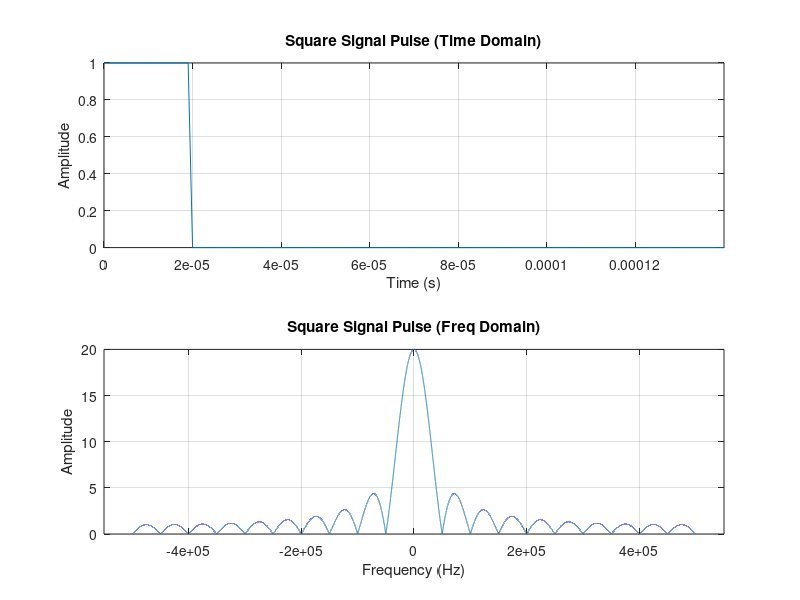
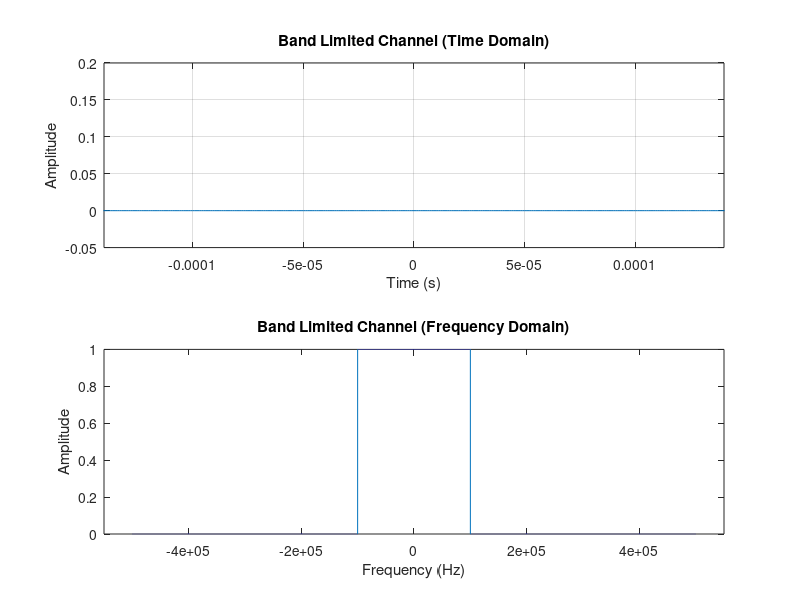
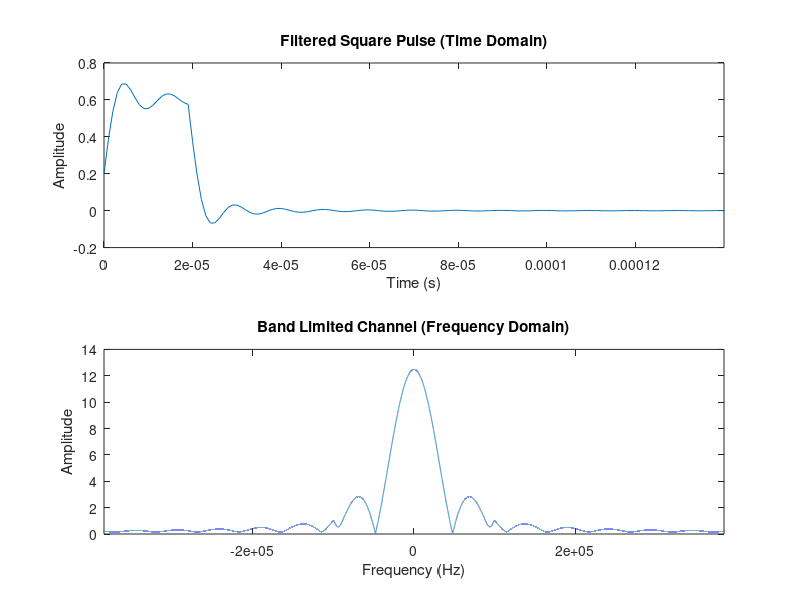
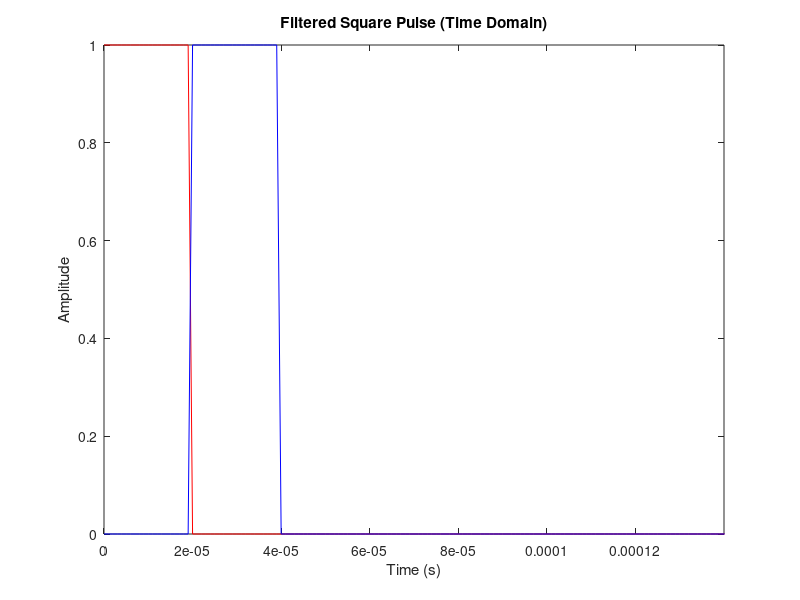

Source code (MATLAB) for these figures, in order:

fs = 1e6; % Sampling frequency
N = 1e5;  % Total number of Samples
Ts = 1/fs; % Sampling Time
t = (0:N-1)*Ts; % Main Time Axis
f_axis = -fs/2:fs/N:fs/2-1/N; % Generating f_axis for the pulse
TIME_AXIS_SIZE = length(t); % The length of the time axis


% Channel bandwidth frequency
B = 100 * 10^3;

%----------------------------------------------------------------------------
% Graph Specs
f_limit = fs * 0.55;
t_limit = (2/B)*1.4;


%-----------------------------------------------------------------------------
% Generate Square pulse in Time Domain

N_square_pulse = (2/B) * fs; % Number of samples in the square pulse
first_square_pulse = ones(1, N_square_pulse); % Generate Train of ones

% Put the square signal on the main time axis
first_square_pulse = [first_square_pulse zeros(1, N - N_square_pulse)];  

% Square pulse in the freq domain
square_pulse_freq = fftshift(fft(first_square_pulse)); 


figure
subplot(2,1,1)

% Plot the pulse in time domain
plot(t,first_square_pulse)
grid on
xlim([0 t_limit * 5])
xlabel('Time (s)')
ylabel('Amplitude')
title('Square Signal Pulse (Time Domain)')

% Plot the pulse in freq domain
subplot(2,1,2)
plot(f_axis, abs(square_pulse_freq))
grid on
xlim([-f_limit f_limit])
xlabel('Frequency (Hz)')
ylabel('Amplitude')
title('Square Signal Pulse (Freq Domain)')

%-----------------------------------------------------------------------------
% Generate The Band Limited Channel

% Generate the filter in freq domain
bl_channel_freq = rectpuls(f_axis , 2*B);

% Get the channel in the time domain
bl_channel = real(ifft(ifftshift(bl_channel_freq)));

t_sinc_bl_channel = (-N/2:(N-1)/2)*Ts;

% TODO: FIX THE TIME DOMAIN CHANNEL

figure

% Plot the channel in the time domain
subplot(2,1,1)
plot(t_sinc_bl_channel,bl_channel)
grid on
title('Band Limited Channel (Time Domain)')
xlim([-t_limit * 5 t_limit * 5])
xlabel('Time (s)')
ylabel('Amplitude')

% Plot the channel in the freq domain
subplot(2,1,2)
plot(f_axis, abs(bl_channel_freq))
title('Band Limited Channel (Frequency Domain)')
xlim([-f_limit f_limit])
xlabel('Frequency (Hz)')
ylabel('Amplitude')

%-----------------------------------------------------------------------------
% Filter the signal by passing through the channel


% Convultion of the square signal by the band limited channel (filtering)
filtered_square_pulse = conv(first_square_pulse, bl_channel);

% Trimming the function to fit the time axis
filtered_square_pulse = filtered_square_pulse(1:TIME_AXIS_SIZE);

% Generate frequency domain of the filtered signal
filtered_square_pulse_freq = fftshift(fft(filtered_square_pulse));


figure;
subplot(2,1,1)
plot(t, filtered_square_pulse)
title('Filtered Square Pulse (Time Domain)')
xlim([0 t_limit * 5])
xlabel('Time (s)')
ylabel('Amplitude')


% Plot the channel in the freq domain
subplot(2,1,2)
plot(f_axis, abs(filtered_square_pulse_freq))
title('Band Limited Channel (Frequency Domain)')
xlim([-f_limit * .7 f_limit* .7])
ylabel('Amplitude')
xlabel('Frequency (Hz)')

%------------------------------------------------------------------------------------
% Generate the two consectuive pulses

second_square_pulse = ones(1, N_square_pulse); % Generate Train of ones
second_square_pulse = [zeros(1, N_square_pulse) second_square_pulse zeros(1, N - 2* N_square_pulse)];

figure;
plot(t, first_square_pulse, 'r')
hold on
plot(t, second_square_pulse, 'b')
title('Filtered Square Pulse (Time Domain)')
xlim([0 t_limit * 5])
xlabel('Time (s)')
ylabel('Amplitude')

%------------------------------------------------------------------------------------
% Convlute the two cons pulses with the band limited channel

% Repeat what we have done for the first pulse
filtered_second_square_pulse = conv(second_square_pulse, bl_channel);
filtered_second_square_pulse = filtered_second_square_pulse(1:TIME_AXIS_SIZE);
filtered_second_quare_pulse_freq = fftshift(fft(filtered_second_square_pulse));

figure;

% Plot the two pulses in time domain
subplot(2,1,1)
plot(t, filtered_square_pulse, 'r')
hold on
plot(t, filtered_second_square_pulse, 'b')
title('Filtered Two Pulses (Time Domain)')
xlim([0 t_limit * 5])
xlabel('Time (s)')
ylabel('Amplitude')

% Plot the two pulses in freq domain
subplot(2,1,2)
plot(f_axis, abs(filtered_square_pulse_freq), 'r')
hold on
plot(f_axis, abs(filtered_second_quare_pulse_freq), 'b')
title('Filtered Two Pulses (Freq Domain))')
xlim([-f_limit * .7 f_limit* .7])
ylabel('Amplitude')
xlabel('Frequency (Hz)')


